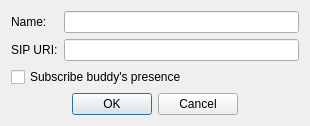
<ui version="4.0" >
 <class>AddBuddyDialogClass</class>
 <widget class="QDialog" name="AddBuddyDialogClass" >
  <property name="geometry" >
   <rect>
    <x>0</x>
    <y>0</y>
    <width>310</width>
    <height>125</height>
   </rect>
  </property>
  <property name="windowTitle" >
   <string>AddBuddyDialog</string>
  </property>
  <layout class="QGridLayout" >
   <item row="0" column="0" >
    <layout class="QGridLayout" >
     <item row="0" column="0" >
      <widget class="QLabel" name="label" >
       <property name="text" >
        <string>Name:</string>
       </property>
      </widget>
     </item>
     <item row="0" column="1" >
      <widget class="QLineEdit" name="nameEdit" >
       <property name="toolTip" >
        <string>Full name or nickname of the buddy</string>
       </property>
      </widget>
     </item>
     <item row="1" column="0" >
      <widget class="QLabel" name="label_2" >
       <property name="text" >
        <string>SIP URI:</string>
       </property>
      </widget>
     </item>
     <item row="1" column="1" >
      <widget class="QLineEdit" name="uriEdit" >
       <property name="toolTip" >
        <string>the SIP URI of the buddy</string>
       </property>
      </widget>
     </item>
    </layout>
   </item>
   <item row="1" column="0" >
    <widget class="QCheckBox" name="presenceBox" >
     <property name="toolTip" >
      <string>activate this checkbox to SBSCRIBE to the buddies presence state</string>
     </property>
     <property name="text" >
      <string>Subscribe buddy's presence</string>
     </property>
    </widget>
   </item>
   <item row="2" column="0" >
    <layout class="QHBoxLayout" >
     <item>
      <spacer>
       <property name="orientation" >
        <enum>Qt::Horizontal</enum>
       </property>
       <property name="sizeHint" >
        <size>
         <width>40</width>
         <height>20</height>
        </size>
       </property>
      </spacer>
     </item>
     <item>
      <widget class="QPushButton" name="okButton" >
       <property name="text" >
        <string>OK</string>
       </property>
      </widget>
     </item>
     <item>
      <widget class="QPushButton" name="cancelButton" >
       <property name="text" >
        <string>Cancel</string>
       </property>
      </widget>
     </item>
     <item>
      <spacer>
       <property name="orientation" >
        <enum>Qt::Horizontal</enum>
       </property>
       <property name="sizeHint" >
        <size>
         <width>40</width>
         <height>20</height>
        </size>
       </property>
      </spacer>
     </item>
    </layout>
   </item>
  </layout>
 </widget>
 <layoutdefault spacing="6" margin="11" />
 <resources/>
 <connections>
  <connection>
   <sender>okButton</sender>
   <signal>clicked()</signal>
   <receiver>AddBuddyDialogClass</receiver>
   <slot>accept()</slot>
   <hints>
    <hint type="sourcelabel" >
     <x>121</x>
     <y>76</y>
    </hint>
    <hint type="destinationlabel" >
     <x>56</x>
     <y>73</y>
    </hint>
   </hints>
  </connection>
  <connection>
   <sender>cancelButton</sender>
   <signal>clicked()</signal>
   <receiver>AddBuddyDialogClass</receiver>
   <slot>reject()</slot>
   <hints>
    <hint type="sourcelabel" >
     <x>229</x>
     <y>76</y>
    </hint>
    <hint type="destinationlabel" >
     <x>303</x>
     <y>74</y>
    </hint>
   </hints>
  </connection>
 </connections>
</ui>
